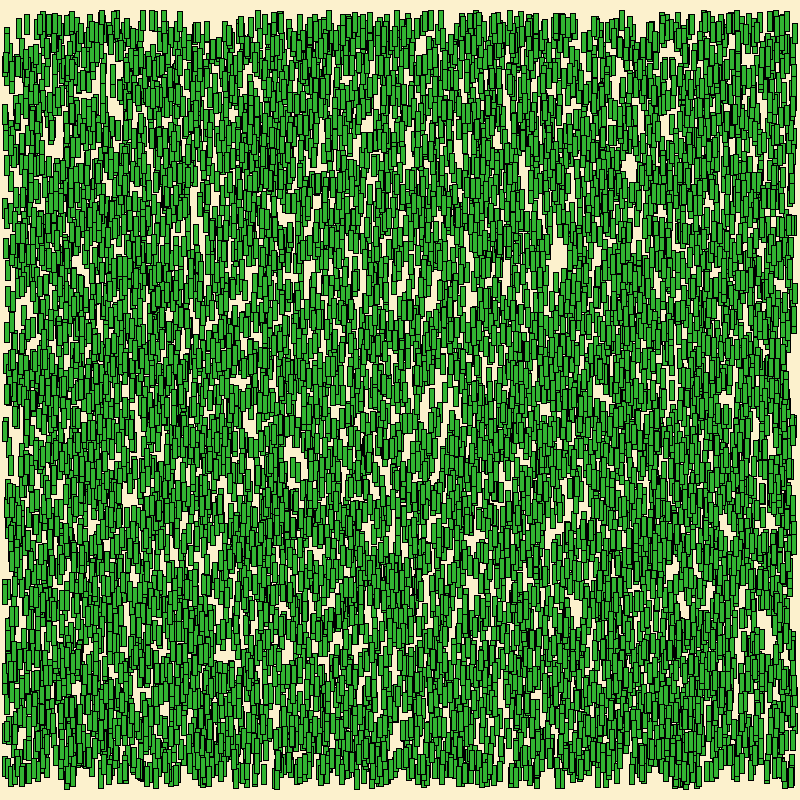
Frame 1 (no input)
Frame 60 (the mouse pressed at the canvas centre just before this capture): identical to frame 1, image omitted
Frame 120 (the mouse held since frame 60 and released just before this capture): identical to frame 1, image omitted

The Processing sketch that drew this single still picture (run headless with seeded random() and noise(); from frame 60 on, the mouse is pressed at the canvas centre):

// Processing sketch: question_3
// ── question_3.pde
/*
Using your Grass class and drawGrass() function, write a program that uses an array and draws a field of grass 
(at least 150 blades of grass with random x and y coordinates in the output window).
*/

//////////////////////
// Globals
//////////////////////

final color backgroundColour = color(252, 241, 205);
final color grassColour = color(50, 180, 50);

int grassQuantity = 10000;

Grass[] bladesOfGrass = new Grass[grassQuantity];

//////////////////////
// Classes
//////////////////////

class Grass {
    float x;
    float y; 
}

//////////////////////
// Setup
//////////////////////

void setup() {
    size(800, 800);
    background(backgroundColour);

   generateGrass();
}

void generateGrass() {
    for (int i = 0; i < grassQuantity; i++) {
        bladesOfGrass[i] = new Grass();
        bladesOfGrass[i].x = random(5, width - 5);
        bladesOfGrass[i].y = random(20, height - 20);
    }
}


//////////////////////
// Drawing
//////////////////////

void draw() {
    drawGrass(bladesOfGrass);
}

void drawGrass(Grass[] bladesOfGrass) {
    rectMode(CENTER);
    stroke(0);
    fill(grassColour);

    for (int i = 0; i < grassQuantity; i++) {
        rect(bladesOfGrass[i].x, bladesOfGrass[i].y, 5, 20);
    }
}
